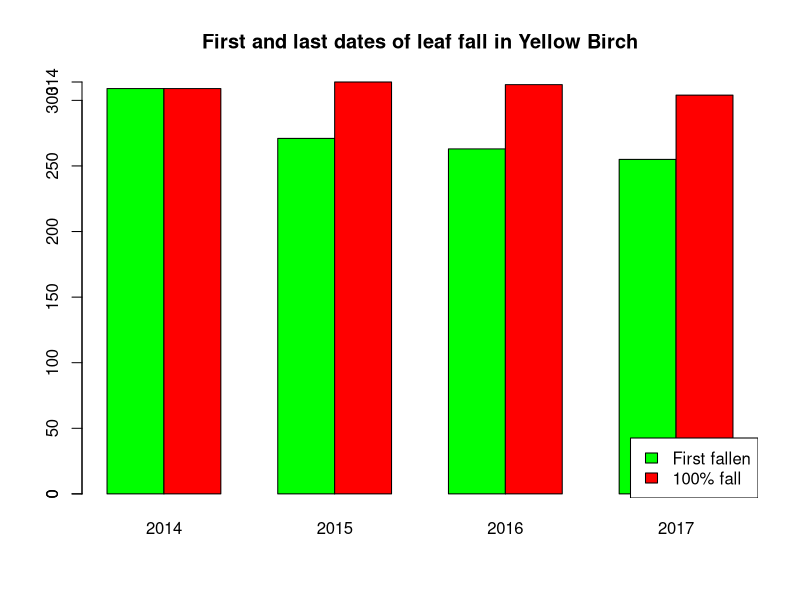

R code for this plot:
year <- c(2014,2015,2016,2017)
first.fallen <- c(309,271,263,255)
one.hundred.fallen <- c(309,314,312,304)

tree <- data.frame(row.names = year,first.fallen,one.hundred.fallen)
print(as.matrix(tree))
print(t(as.matrix(tree)))
barplot(t(as.matrix(tree)),
        beside = TRUE,
        main = "First and last dates of leaf fall in Yellow Birch",
        col = c("green","red"))
axis(side = 2, at = c(0,max(one.hundred.fallen)))

legend("bottomright",c("First fallen","100% fall"),
       fill = c("green","red"))
     